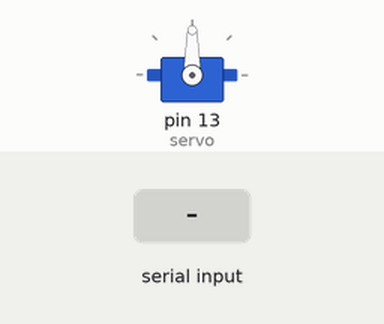
Recording of a sketch running on a simulated Arduino Uno, built with avr-gcc and run on an emulated ATmega328P. On the bench: servo. The test bench sets the inputs (shaded band).

Above: at 1.2 s.
1.3 s: "=" received over Serial
At 2.6 s:
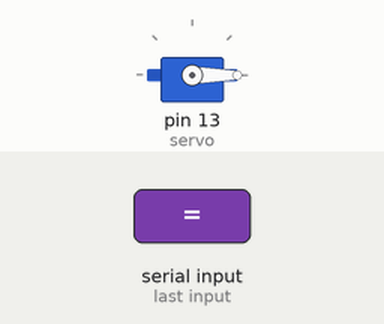
Timing chart, 0 to 4.3 s (numbered marks = the images above; inputs shaded):
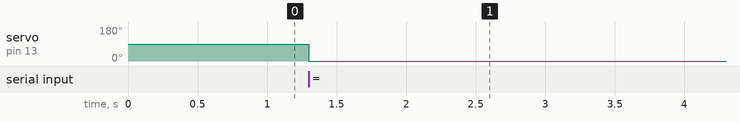

The sketch:

3.ino
```cpp
#include <Keypad.h>
#include <Servo.h>

Servo servo;
int index = 0;
char receivedAngle[3];

void setup(){
  servo.attach(13, 1000, 2000);
  Serial.begin(9600);
}

void loop(){
  if (Serial.available() > 0) {
    char inputChar = Serial.read();
    if (inputChar == '='){
      int angle = atoi(receivedAngle);
      servo.write(angle);
      delay(2000);
      index = 0;
    }
    else {
      receivedAngle[index] = inputChar;
      index++;
    }
  }
}
```

Measured:
- after the input at 1.3 s, servo on pin 13 (servo): 90° → 0° at once
